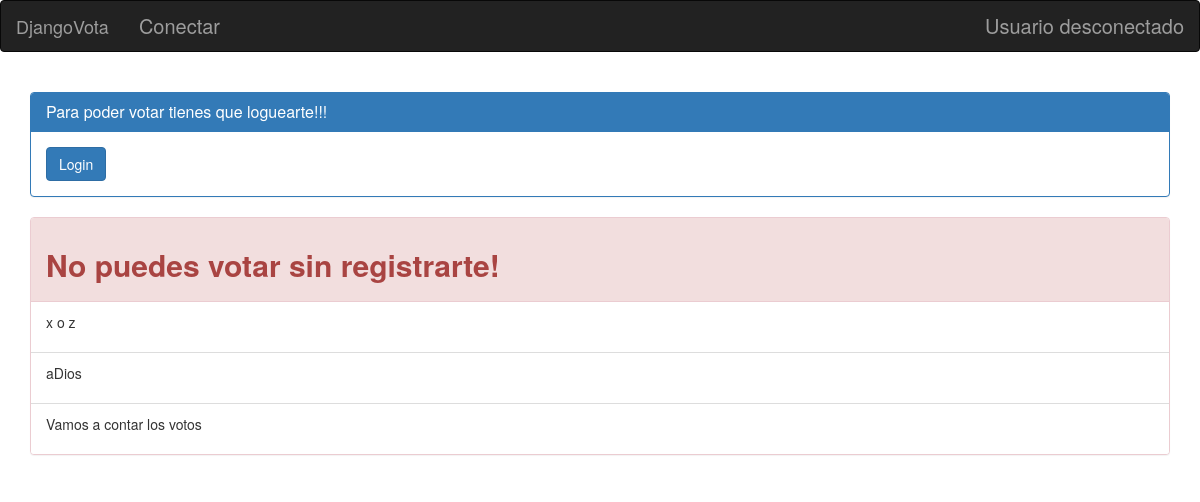
/index/, run on an earlier commit of the app's database.
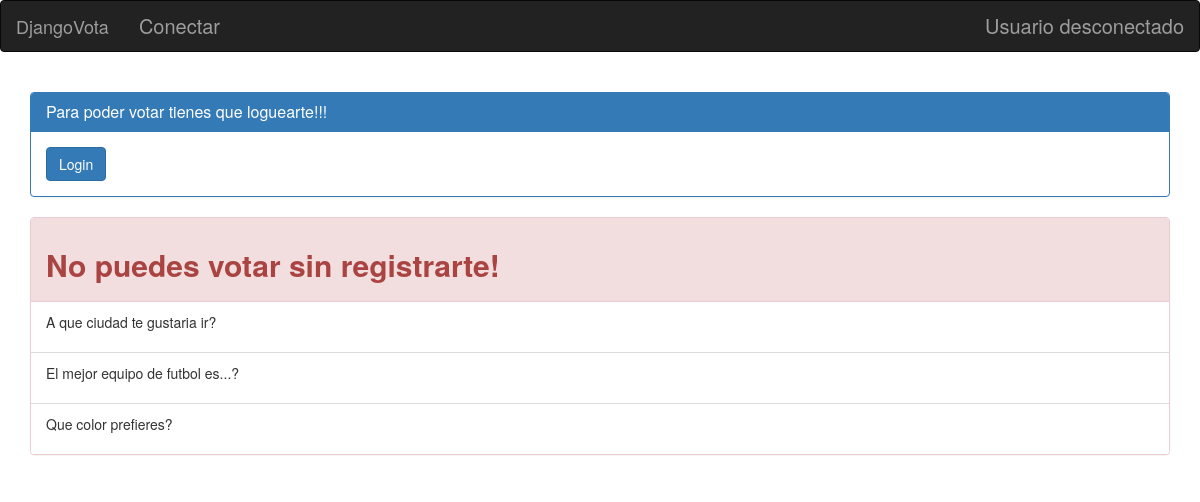
And on a later commit of the database.
### polls/models.py (models this page shows, shortened)
class Pregunta(models.Model):
	author = models.ForeignKey(settings.AUTH_USER_MODEL,on_delete=models.CASCADE,)
	textPregunta = models.CharField(max_length=200)
	dataPubli = models.DateTimeField('Fecha de publicacion')

### polls/views.py (the view)
# urls.py: path('index/', views.IndexView.as_view(), name='index'),
class IndexView(generic.ListView):
    template_name = 'polls/index.html'
    context_object_name = 'latest_question_list'
    def get_queryset(self):
        return Pregunta.objects.order_by('-dataPubli')[:5]

### polls/templates/polls/index.html (shortened to what this page needs)
{% extends 'base_generic.html' %}
{%block content%}
<div id="principal">
	{% load static %}
	<link rel="stylesheet" type="text/css" href="{% static 'polls/style.css' %}" />
{% if user.is_authenticated %}
	<div class="panel panel-primary" style="width: 700px; margin-left: 10%">
  			<div class="panel-heading"><h2><strong>A votar</strong></h2></div>
 				{% if latest_question_list %}
  				<ul class="list-group">
  					{% for pregunta in latest_question_list %}
        				<li class="list-group-item"><a href="{% url 'polls:detail' pregunta.id %}">{{ pregunta.textPregunta }}</a></li>
    				{% endfor %}
  				</ul>
  				{% else %}
    				<p>No hay opciones para votar.</p>
				{% endif %}
		</div>
		{%else%}
		<div class="container">
		<div class="panel panel-primary">
  			<div class="panel-heading">
    			<h3 class="panel-title">Para poder votar tienes que loguearte!!!</h3>
  			</div>
  			<div class="panel-body">
    			<a href="http://127.0.0.1:8000/accounts/login" class="btn btn-primary">Login</a>
  			</div>
		</div>
		<div class="panel panel-danger">
  			<div class="panel-heading"><h2><strong>No puedes votar sin registrarte!</strong></h2></div>
 				{% if latest_question_list %}
  				<ul class="list-group">
  					{% for pregunta in latest_question_list %}
        				<li class="list-group-item"><p>{{ pregunta.textPregunta }}</p></li>
    				{% endfor %}
  				</ul>
  				{% else %}
    				<p>No hay opciones para votar.</p>
				{% endif %}
		</div>
		{%endif%}
</div>
{%endblock%}

### polls/templates/base_generic.html (shortened to what this page needs)
<!DOCTYPE html>
<html lang="ES">
<head>
    <link rel="stylesheet" href="//netdna.bootstrapcdn.com/bootstrap/3.1.0/css/bootstrap.min.css">
</head>
<body>
<nav class="navbar navbar-inverse" role="navigation">
  <div class="navbar-header">
    <a class="navbar-brand" href="/">DjangoVota</a>
  </div>
  <div class="collapse navbar-collapse navbar-ex1-collapse">
    <ul class="nav navbar-nav">
        {% if user.is_authenticated %}
         <li><a href="{% url "logout" %}">Desconectar</a></li>
        {% else %}
          <li><a href="/accounts/login">Conectar</a></li>
        {%endif%}
    </ul>
    <ul class="nav navbar-nav navbar-right">
      <li><a href="#">{% if user.is_authenticated %}
        				Usuario: {{user}}
    				  {% else %}
        				Usuario desconectado
    				  {% endif %}
	</a></li>
    </ul>
  </div>
</nav>
{% block content %}
{% endblock %}
</body>
</html>

### polls/static/polls/style.css (style rules this page uses)
li a { color: Black; font-size: 20px; }
body { background: white url("images/fondo.png"); background-size: 100% 100%; }

What changed in the data, as far as the page shows it:
removed Pregunta: textPregunta "x o z"
removed Pregunta: textPregunta "aDios"
removed Pregunta: textPregunta "Vamos a contar los votos"
added Pregunta: textPregunta "A que ciudad te gustaria ir?"
added Pregunta: textPregunta "El mejor equipo de futbol es...?"
added Pregunta: textPregunta "Que color prefieres?"
